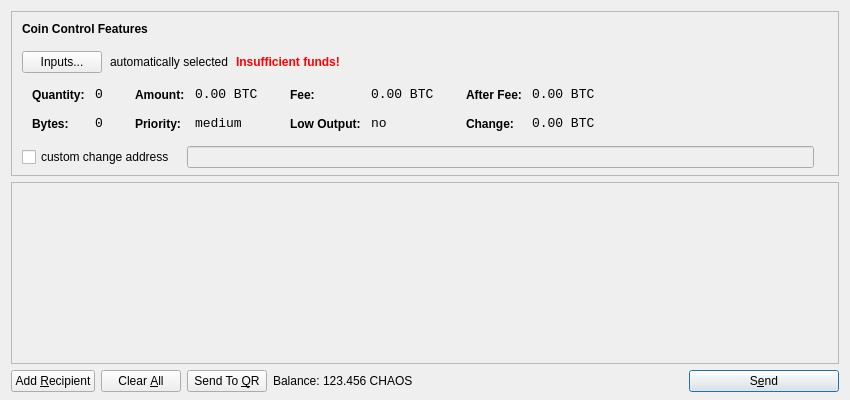
<?xml version="1.0" encoding="UTF-8"?>
<ui version="4.0">
 <class>SendCoinsDialog</class>
 <widget class="QDialog" name="SendCoinsDialog">
  <property name="geometry">
   <rect>
    <x>0</x>
    <y>0</y>
    <width>850</width>
    <height>400</height>
   </rect>
  </property>
  <property name="windowTitle">
   <string>Send Coins</string>
  </property>
  <layout class="QVBoxLayout" name="verticalLayout" stretch="0,1,0">
   <property name="bottomMargin">
    <number>8</number>
   </property>
   <item>
    <widget class="QFrame" name="frameCoinControl">
     <property name="sizePolicy">
      <sizepolicy hsizetype="Expanding" vsizetype="Expanding">
       <horstretch>0</horstretch>
       <verstretch>0</verstretch>
      </sizepolicy>
     </property>
     <property name="maximumSize">
      <size>
       <width>16777215</width>
       <height>16777215</height>
      </size>
     </property>
     <property name="frameShape">
      <enum>QFrame::StyledPanel</enum>
     </property>
     <property name="frameShadow">
      <enum>QFrame::Sunken</enum>
     </property>
     <layout class="QVBoxLayout" name="verticalLayoutCoinControl2">
      <property name="spacing">
       <number>7</number>
      </property>
      <property name="leftMargin">
       <number>0</number>
      </property>
      <property name="topMargin">
       <number>0</number>
      </property>
      <property name="rightMargin">
       <number>0</number>
      </property>
      <property name="bottomMargin">
       <number>6</number>
      </property>
      <item>
       <layout class="QVBoxLayout" name="verticalLayoutCoinControl" stretch="0,0,0,0,1">
        <property name="spacing">
         <number>0</number>
        </property>
        <property name="leftMargin">
         <number>10</number>
        </property>
        <property name="topMargin">
         <number>10</number>
        </property>
        <item>
         <layout class="QHBoxLayout" name="horizontalLayoutCoinControl1">
          <property name="bottomMargin">
           <number>15</number>
          </property>
          <item>
           <widget class="QLabel" name="labelCoinControlFeatures">
            <property name="sizePolicy">
             <sizepolicy hsizetype="Preferred" vsizetype="Maximum">
              <horstretch>0</horstretch>
              <verstretch>0</verstretch>
             </sizepolicy>
            </property>
            <property name="font">
             <font>
              <weight>75</weight>
              <bold>true</bold>
             </font>
            </property>
            <property name="styleSheet">
             <string notr="true">font-weight:bold;</string>
            </property>
            <property name="text">
             <string>Coin Control Features</string>
            </property>
           </widget>
          </item>
         </layout>
        </item>
        <item>
         <layout class="QHBoxLayout" name="horizontalLayoutCoinControl2" stretch="0,0,0,0">
          <property name="spacing">
           <number>8</number>
          </property>
          <property name="bottomMargin">
           <number>10</number>
          </property>
          <item>
           <widget class="QPushButton" name="pushButtonCoinControl">
            <property name="styleSheet">
             <string notr="true"/>
            </property>
            <property name="text">
             <string>Inputs...</string>
            </property>
           </widget>
          </item>
          <item>
           <widget class="QLabel" name="labelCoinControlAutomaticallySelected">
            <property name="text">
             <string>automatically selected</string>
            </property>
            <property name="margin">
             <number>5</number>
            </property>
           </widget>
          </item>
          <item>
           <widget class="QLabel" name="labelCoinControlInsuffFunds">
            <property name="font">
             <font>
              <weight>75</weight>
              <bold>true</bold>
             </font>
            </property>
            <property name="styleSheet">
             <string notr="true">color:red;font-weight:bold;</string>
            </property>
            <property name="text">
             <string>Insufficient funds!</string>
            </property>
            <property name="margin">
             <number>5</number>
            </property>
           </widget>
          </item>
          <item>
           <spacer name="horizontalSpacerCoinControl">
            <property name="orientation">
             <enum>Qt::Horizontal</enum>
            </property>
            <property name="sizeHint" stdset="0">
             <size>
              <width>40</width>
              <height>1</height>
             </size>
            </property>
           </spacer>
          </item>
         </layout>
        </item>
        <item>
         <widget class="QWidget" name="widgetCoinControl" native="true">
          <property name="sizePolicy">
           <sizepolicy hsizetype="Preferred" vsizetype="Preferred">
            <horstretch>0</horstretch>
            <verstretch>0</verstretch>
           </sizepolicy>
          </property>
          <property name="minimumSize">
           <size>
            <width>0</width>
            <height>0</height>
           </size>
          </property>
          <property name="styleSheet">
           <string notr="true"/>
          </property>
          <layout class="QHBoxLayout" name="horizontalLayoutCoinControl5">
           <property name="leftMargin">
            <number>0</number>
           </property>
           <property name="topMargin">
            <number>0</number>
           </property>
           <property name="rightMargin">
            <number>0</number>
           </property>
           <property name="bottomMargin">
            <number>0</number>
           </property>
           <item>
            <layout class="QHBoxLayout" name="horizontalLayoutCoinControl3" stretch="0,0,0,1">
             <property name="spacing">
              <number>20</number>
             </property>
             <property name="topMargin">
              <number>0</number>
             </property>
             <property name="bottomMargin">
              <number>10</number>
             </property>
             <item>
              <layout class="QFormLayout" name="formLayoutCoinControl1">
               <property name="horizontalSpacing">
                <number>10</number>
               </property>
               <property name="verticalSpacing">
                <number>14</number>
               </property>
               <property name="leftMargin">
                <number>10</number>
               </property>
               <property name="topMargin">
                <number>4</number>
               </property>
               <property name="rightMargin">
                <number>6</number>
               </property>
               <item row="0" column="0">
                <widget class="QLabel" name="labelCoinControlQuantityText">
                 <property name="styleSheet">
                  <string notr="true">font-weight:bold;</string>
                 </property>
                 <property name="text">
                  <string>Quantity:</string>
                 </property>
                 <property name="margin">
                  <number>0</number>
                 </property>
                </widget>
               </item>
               <item row="0" column="1">
                <widget class="QLabel" name="labelCoinControlQuantity">
                 <property name="font">
                  <font>
                   <family>Monospace</family>
                   <pointsize>10</pointsize>
                  </font>
                 </property>
                 <property name="cursor">
                  <cursorShape>IBeamCursor</cursorShape>
                 </property>
                 <property name="contextMenuPolicy">
                  <enum>Qt::ActionsContextMenu</enum>
                 </property>
                 <property name="text">
                  <string notr="true">0</string>
                 </property>
                 <property name="margin">
                  <number>0</number>
                 </property>
                 <property name="textInteractionFlags">
                  <set>Qt::LinksAccessibleByMouse|Qt::TextSelectableByKeyboard|Qt::TextSelectableByMouse</set>
                 </property>
                </widget>
               </item>
               <item row="1" column="0">
                <widget class="QLabel" name="labelCoinControlBytesText">
                 <property name="styleSheet">
                  <string notr="true">font-weight:bold;</string>
                 </property>
                 <property name="text">
                  <string>Bytes:</string>
                 </property>
                </widget>
               </item>
               <item row="1" column="1">
                <widget class="QLabel" name="labelCoinControlBytes">
                 <property name="font">
                  <font>
                   <family>Monospace</family>
                   <pointsize>10</pointsize>
                  </font>
                 </property>
                 <property name="cursor">
                  <cursorShape>IBeamCursor</cursorShape>
                 </property>
                 <property name="contextMenuPolicy">
                  <enum>Qt::ActionsContextMenu</enum>
                 </property>
                 <property name="text">
                  <string notr="true">0</string>
                 </property>
                 <property name="textInteractionFlags">
                  <set>Qt::LinksAccessibleByMouse|Qt::TextSelectableByKeyboard|Qt::TextSelectableByMouse</set>
                 </property>
                </widget>
               </item>
              </layout>
             </item>
             <item>
              <layout class="QFormLayout" name="formLayoutCoinControl2">
               <property name="horizontalSpacing">
                <number>10</number>
               </property>
               <property name="verticalSpacing">
                <number>14</number>
               </property>
               <property name="leftMargin">
                <number>6</number>
               </property>
               <property name="topMargin">
                <number>4</number>
               </property>
               <property name="rightMargin">
                <number>6</number>
               </property>
               <item row="0" column="0">
                <widget class="QLabel" name="labelCoinControlAmountText">
                 <property name="styleSheet">
                  <string notr="true">font-weight:bold;</string>
                 </property>
                 <property name="text">
                  <string>Amount:</string>
                 </property>
                 <property name="margin">
                  <number>0</number>
                 </property>
                </widget>
               </item>
               <item row="0" column="1">
                <widget class="QLabel" name="labelCoinControlAmount">
                 <property name="font">
                  <font>
                   <family>Monospace</family>
                   <pointsize>10</pointsize>
                  </font>
                 </property>
                 <property name="cursor">
                  <cursorShape>IBeamCursor</cursorShape>
                 </property>
                 <property name="contextMenuPolicy">
                  <enum>Qt::ActionsContextMenu</enum>
                 </property>
                 <property name="text">
                  <string notr="true">0.00 BTC</string>
                 </property>
                 <property name="textInteractionFlags">
                  <set>Qt::LinksAccessibleByMouse|Qt::TextSelectableByKeyboard|Qt::TextSelectableByMouse</set>
                 </property>
                </widget>
               </item>
               <item row="1" column="0">
                <widget class="QLabel" name="labelCoinControlPriorityText">
                 <property name="styleSheet">
                  <string notr="true">font-weight:bold;</string>
                 </property>
                 <property name="text">
                  <string>Priority:</string>
                 </property>
                </widget>
               </item>
               <item row="1" column="1">
                <widget class="QLabel" name="labelCoinControlPriority">
                 <property name="font">
                  <font>
                   <family>Monospace</family>
                   <pointsize>10</pointsize>
                  </font>
                 </property>
                 <property name="cursor">
                  <cursorShape>IBeamCursor</cursorShape>
                 </property>
                 <property name="contextMenuPolicy">
                  <enum>Qt::ActionsContextMenu</enum>
                 </property>
                 <property name="text">
                  <string>medium</string>
                 </property>
                 <property name="textInteractionFlags">
                  <set>Qt::LinksAccessibleByMouse|Qt::TextSelectableByKeyboard|Qt::TextSelectableByMouse</set>
                 </property>
                </widget>
               </item>
              </layout>
             </item>
             <item>
              <layout class="QFormLayout" name="formLayoutCoinControl3">
               <property name="horizontalSpacing">
                <number>10</number>
               </property>
               <property name="verticalSpacing">
                <number>14</number>
               </property>
               <property name="leftMargin">
                <number>6</number>
               </property>
               <property name="topMargin">
                <number>4</number>
               </property>
               <property name="rightMargin">
                <number>6</number>
               </property>
               <item row="0" column="0">
                <widget class="QLabel" name="labelCoinControlFeeText">
                 <property name="styleSheet">
                  <string notr="true">font-weight:bold;</string>
                 </property>
                 <property name="text">
                  <string>Fee:</string>
                 </property>
                 <property name="margin">
                  <number>0</number>
                 </property>
                </widget>
               </item>
               <item row="0" column="1">
                <widget class="QLabel" name="labelCoinControlFee">
                 <property name="font">
                  <font>
                   <family>Monospace</family>
                   <pointsize>10</pointsize>
                  </font>
                 </property>
                 <property name="cursor">
                  <cursorShape>IBeamCursor</cursorShape>
                 </property>
                 <property name="contextMenuPolicy">
                  <enum>Qt::ActionsContextMenu</enum>
                 </property>
                 <property name="text">
                  <string notr="true">0.00 BTC</string>
                 </property>
                 <property name="textInteractionFlags">
                  <set>Qt::LinksAccessibleByMouse|Qt::TextSelectableByKeyboard|Qt::TextSelectableByMouse</set>
                 </property>
                </widget>
               </item>
               <item row="1" column="0">
                <widget class="QLabel" name="labelCoinControlLowOutputText">
                 <property name="styleSheet">
                  <string notr="true">font-weight:bold;</string>
                 </property>
                 <property name="text">
                  <string>Low Output:</string>
                 </property>
                </widget>
               </item>
               <item row="1" column="1">
                <widget class="QLabel" name="labelCoinControlLowOutput">
                 <property name="font">
                  <font>
                   <family>Monospace</family>
                   <pointsize>10</pointsize>
                  </font>
                 </property>
                 <property name="cursor">
                  <cursorShape>IBeamCursor</cursorShape>
                 </property>
                 <property name="contextMenuPolicy">
                  <enum>Qt::ActionsContextMenu</enum>
                 </property>
                 <property name="text">
                  <string>no</string>
                 </property>
                 <property name="textInteractionFlags">
                  <set>Qt::LinksAccessibleByMouse|Qt::TextSelectableByKeyboard|Qt::TextSelectableByMouse</set>
                 </property>
                </widget>
               </item>
              </layout>
             </item>
             <item>
              <layout class="QFormLayout" name="formLayoutCoinControl4">
               <property name="horizontalSpacing">
                <number>10</number>
               </property>
               <property name="verticalSpacing">
                <number>14</number>
               </property>
               <property name="leftMargin">
                <number>6</number>
               </property>
               <property name="topMargin">
                <number>4</number>
               </property>
               <property name="rightMargin">
                <number>6</number>
               </property>
               <item row="0" column="0">
                <widget class="QLabel" name="labelCoinControlAfterFeeText">
                 <property name="styleSheet">
                  <string notr="true">font-weight:bold;</string>
                 </property>
                 <property name="text">
                  <string>After Fee:</string>
                 </property>
                 <property name="margin">
                  <number>0</number>
                 </property>
                </widget>
               </item>
               <item row="0" column="1">
                <widget class="QLabel" name="labelCoinControlAfterFee">
                 <property name="font">
                  <font>
                   <family>Monospace</family>
                   <pointsize>10</pointsize>
                  </font>
                 </property>
                 <property name="cursor">
                  <cursorShape>IBeamCursor</cursorShape>
                 </property>
                 <property name="contextMenuPolicy">
                  <enum>Qt::ActionsContextMenu</enum>
                 </property>
                 <property name="text">
                  <string notr="true">0.00 BTC</string>
                 </property>
                 <property name="textInteractionFlags">
                  <set>Qt::LinksAccessibleByMouse|Qt::TextSelectableByKeyboard|Qt::TextSelectableByMouse</set>
                 </property>
                </widget>
               </item>
               <item row="1" column="0">
                <widget class="QLabel" name="labelCoinControlChangeText">
                 <property name="styleSheet">
                  <string notr="true">font-weight:bold;</string>
                 </property>
                 <property name="text">
                  <string>Change:</string>
                 </property>
                </widget>
               </item>
               <item row="1" column="1">
                <widget class="QLabel" name="labelCoinControlChange">
                 <property name="font">
                  <font>
                   <family>Monospace</family>
                   <pointsize>10</pointsize>
                  </font>
                 </property>
                 <property name="cursor">
                  <cursorShape>IBeamCursor</cursorShape>
                 </property>
                 <property name="contextMenuPolicy">
                  <enum>Qt::ActionsContextMenu</enum>
                 </property>
                 <property name="text">
                  <string notr="true">0.00 BTC</string>
                 </property>
                 <property name="textInteractionFlags">
                  <set>Qt::LinksAccessibleByMouse|Qt::TextSelectableByKeyboard|Qt::TextSelectableByMouse</set>
                 </property>
                </widget>
               </item>
              </layout>
             </item>
            </layout>
           </item>
          </layout>
         </widget>
        </item>
        <item>
         <layout class="QHBoxLayout" name="horizontalLayoutCoinControl4" stretch="0,0,0">
          <property name="spacing">
           <number>12</number>
          </property>
          <property name="sizeConstraint">
           <enum>QLayout::SetDefaultConstraint</enum>
          </property>
          <property name="topMargin">
           <number>5</number>
          </property>
          <property name="rightMargin">
           <number>5</number>
          </property>
          <item>
           <widget class="QCheckBox" name="checkBoxCoinControlChange">
            <property name="text">
             <string>custom change address</string>
            </property>
           </widget>
          </item>
          <item>
           <widget class="QLineEdit" name="lineEditCoinControlChange">
            <property name="enabled">
             <bool>false</bool>
            </property>
            <property name="sizePolicy">
             <sizepolicy hsizetype="Expanding" vsizetype="Fixed">
              <horstretch>0</horstretch>
              <verstretch>0</verstretch>
             </sizepolicy>
            </property>
           </widget>
          </item>
          <item>
           <widget class="QLabel" name="labelCoinControlChangeLabel">
            <property name="sizePolicy">
             <sizepolicy hsizetype="Preferred" vsizetype="Expanding">
              <horstretch>0</horstretch>
              <verstretch>0</verstretch>
             </sizepolicy>
            </property>
            <property name="minimumSize">
             <size>
              <width>0</width>
              <height>0</height>
             </size>
            </property>
            <property name="text">
             <string/>
            </property>
            <property name="margin">
             <number>3</number>
            </property>
           </widget>
          </item>
         </layout>
        </item>
        <item>
         <spacer name="verticalSpacerCoinControl">
          <property name="orientation">
           <enum>Qt::Vertical</enum>
          </property>
          <property name="sizeHint" stdset="0">
           <size>
            <width>800</width>
            <height>1</height>
           </size>
          </property>
         </spacer>
        </item>
       </layout>
      </item>
     </layout>
    </widget>
   </item>
   <item>
    <widget class="QScrollArea" name="scrollArea">
     <property name="widgetResizable">
      <bool>true</bool>
     </property>
     <widget class="QWidget" name="scrollAreaWidgetContents">
      <property name="geometry">
       <rect>
        <x>0</x>
        <y>0</y>
        <width>826</width>
        <height>145</height>
       </rect>
      </property>
      <layout class="QVBoxLayout" name="verticalLayout_2">
       <property name="leftMargin">
        <number>0</number>
       </property>
       <property name="topMargin">
        <number>0</number>
       </property>
       <property name="rightMargin">
        <number>0</number>
       </property>
       <property name="bottomMargin">
        <number>0</number>
       </property>
       <item>
        <layout class="QVBoxLayout" name="entries">
         <property name="spacing">
          <number>6</number>
         </property>
        </layout>
       </item>
       <item>
        <spacer name="verticalSpacer">
         <property name="orientation">
          <enum>Qt::Vertical</enum>
         </property>
         <property name="sizeHint" stdset="0">
          <size>
           <width>20</width>
           <height>40</height>
          </size>
         </property>
        </spacer>
       </item>
      </layout>
     </widget>
    </widget>
   </item>
   <item>
    <layout class="QHBoxLayout" name="horizontalLayout">
     <item>
      <widget class="QPushButton" name="addButton">
       <property name="toolTip">
        <string>Send to multiple recipients at once</string>
       </property>
       <property name="text">
        <string>Add &amp;Recipient</string>
       </property>
       <property name="icon">
        <iconset resource="../bitcoin.qrc">
         <normaloff>:/icons/add</normaloff>:/icons/add</iconset>
       </property>
       <property name="autoDefault">
        <bool>false</bool>
       </property>
      </widget>
     </item>
     <item>
      <widget class="QPushButton" name="clearButton">
       <property name="sizePolicy">
        <sizepolicy hsizetype="Minimum" vsizetype="Fixed">
         <horstretch>0</horstretch>
         <verstretch>0</verstretch>
        </sizepolicy>
       </property>
       <property name="toolTip">
        <string>Remove all transaction fields</string>
       </property>
       <property name="text">
        <string>Clear &amp;All</string>
       </property>
       <property name="icon">
        <iconset resource="../bitcoin.qrc">
         <normaloff>:/icons/remove</normaloff>:/icons/remove</iconset>
       </property>
       <property name="autoRepeatDelay">
        <number>300</number>
       </property>
       <property name="autoDefault">
        <bool>false</bool>
       </property>
      </widget>
     </item>
     <item>
      <widget class="QPushButton" name="sendQRButton">
       <property name="text">
        <string>Send To &amp;QR</string>
       </property>
       <property name="icon">
        <iconset resource="../bitcoin.qrc">
         <normaloff>:/icons/qrcode</normaloff>:/icons/qrcode</iconset>
       </property>
      </widget>
     </item>
     <item>
      <layout class="QHBoxLayout" name="horizontalLayout_2">
       <property name="spacing">
        <number>3</number>
       </property>
       <item>
        <widget class="QLabel" name="label">
         <property name="text">
          <string>Balance:</string>
         </property>
        </widget>
       </item>
       <item>
        <widget class="QLabel" name="labelBalance">
         <property name="cursor">
          <cursorShape>IBeamCursor</cursorShape>
         </property>
         <property name="text">
          <string>123.456 CHAOS</string>
         </property>
         <property name="textInteractionFlags">
          <set>Qt::LinksAccessibleByMouse|Qt::TextSelectableByKeyboard|Qt::TextSelectableByMouse</set>
         </property>
        </widget>
       </item>
      </layout>
     </item>
     <item>
      <spacer name="horizontalSpacer">
       <property name="orientation">
        <enum>Qt::Horizontal</enum>
       </property>
       <property name="sizeHint" stdset="0">
        <size>
         <width>40</width>
         <height>20</height>
        </size>
       </property>
      </spacer>
     </item>
     <item>
      <widget class="QPushButton" name="sendButton">
       <property name="minimumSize">
        <size>
         <width>150</width>
         <height>0</height>
        </size>
       </property>
       <property name="toolTip">
        <string>Confirm the send action</string>
       </property>
       <property name="text">
        <string>S&amp;end</string>
       </property>
       <property name="icon">
        <iconset resource="../bitcoin.qrc">
         <normaloff>:/icons/send</normaloff>:/icons/send</iconset>
       </property>
       <property name="default">
        <bool>true</bool>
       </property>
      </widget>
     </item>
    </layout>
   </item>
  </layout>
 </widget>
 <resources>
  <include location="../bitcoin.qrc"/>
 </resources>
 <connections/>
</ui>
